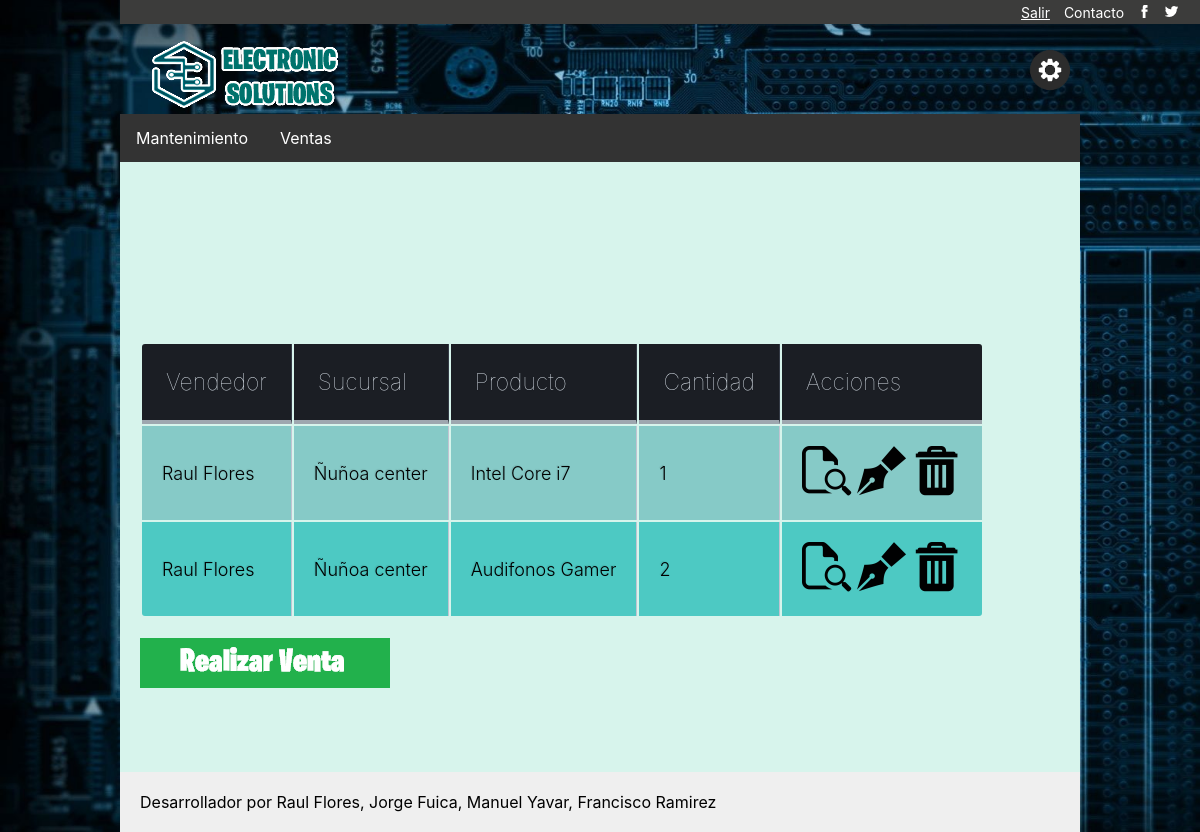
Screenshot of /ventas (signed in) with the database file from the repository.
### sistema/models.py (models this page shows, shortened)
class Venta(models.Model):
	codigo = models.AutoField(primary_key = True)
	vendedor = models.ForeignKey(Vendedor, on_delete = models.DO_NOTHING)
	sucursal = models.ForeignKey(Sucursal, on_delete = models.DO_NOTHING)
	fechaHora = models.DateTimeField(auto_now_add = True)
	producto = models.ForeignKey(Producto, on_delete = models.DO_NOTHING)
	cantidad = models.IntegerField()
	comentario = models.TextField(null = True)
	anulada = models.BooleanField(default = False)

class Vendedor(models.Model):
	codigo = models.AutoField(primary_key = True)
	usuario = models.OneToOneField(User, unique = True, on_delete = models.DO_NOTHING)
	run = models.CharField(unique = True, max_length = 10)
	nombres = models.CharField(max_length = 30)
	apPaterno = models.CharField(max_length = 20)
	apMaterno = models.CharField(max_length = 20)
	encargado = models.BooleanField(default = True)
	sucursal = models.ForeignKey(Sucursal, on_delete = models.DO_NOTHING)

class Sucursal(models.Model):
	codigo = models.AutoField(primary_key = True)
	nombre = models.CharField(max_length = 30)
	direccion = models.CharField(max_length = 50)
	ciudad = models.CharField(max_length = 30)
	comuna = models.CharField(max_length = 30)
	telefono = models.IntegerField()
	correo = models.EmailField()

class Producto(models.Model):
	codigo = models.AutoField(primary_key = True)
	nombre = models.CharField(max_length = 50)
	descripcion = models.TextField()
	precio = models.IntegerField()
	tipo = models.CharField(max_length = 20)
	foto = models.ImageField(upload_to = "productos", blank = True, null = True)

### sistema/views.py (the view)
# urls.py: url(r"^ventas$", views.modulo_ventas, name = "modulo_ventas"),
@login_required
def modulo_ventas(request):
	ventas = None
	vendedor = Vendedor.objects.get(usuario = request.user)
	if request.user.is_staff and vendedor.encargado:
		ventas = Venta.objects.all()
	else:
		ventas = Venta.objects.filter(vendedor = vendedor)
	return render(request, "ventas/inicio.html", { "titulo": "Módulo de ventas", "ventas": ventas })

### sistema/templates/ventas/inicio.html
{% extends "maqueta.html" %}
{% block content %}
{% load static %}
<link rel="stylesheet" type="text/css" href="{% static 'css/tablas.css' %}">
<div id="jsonresp" style="margin-top: 100px">
	<table id=lista>
		<tr class="titulos">
			<th>Vendedor</th>
			<th>Sucursal</th>
			<th>Producto</th>
			<th>Cantidad</th>
			<th>Acciones</th>
		</tr>
		{% for v in ventas %}
		<tr>
			<td>{{ v.vendedor.nombres }} {{ v.vendedor.apPaterno }}</td>
			<td>{{ v.sucursal.nombre }}</td>
			<td>{{ v.producto.nombre }}</td>
			<td>{{ v.cantidad }}</td>
			<td>
				<a href="{% url 'ver_venta' pk=v.codigo %}"><img src="{% static 'images/view.png' %}" width='50' height='50'></a>
				<a href="{% url 'actualizar_venta' pk=v.codigo %}"><img src="{% static 'images/pen.png' %}" width='50' height='50'></a>
				<a href="{% url 'anular_venta' pk=v.codigo %}"><img src="{% static 'images/trash.png' %}" width='50' height='50'></a>
			</td>
		</tr>
		{% endfor %}
	</table>
</div>
<br>
<a href="{% url 'registrar_venta' %}"><img src='{% static "images/RealizarVenta.png" %}'></a>
{% endblock %}

### sistema/static/css/styles.css (style rules this page uses)
* { margin: 0px; padding: 0px; box-sizing: border-box; font-family: "SF Pro Display", "Calibri", "Arial"; }
body { background-image: url("./background.jpg"); background-size: cover; }

### sistema/static/css/gestion.css (style rules this page uses)
body { margin: auto; width: 80%; height: 100%; }

### sistema/static/css/tablas.css (style rules this page uses)
th { color:#D5DDE5; background:#1b1e24; border-bottom:4px solid #9ea7af; border-right: 1px solid #343a45; font-size:23px; font-weight: 100; padding:24px; text-align:left; text-shadow: 0 1px 1px rgba(0, 0, 0, 0.1); vertical-align:middle; }
th:first-child { border-top-left-radius:3px; }
th:last-child { border-top-right-radius:3px; border-right:none; }
tr { border-top: 1px solid #C1C3D1; border-bottom-: 1px solid #C1C3D1; color:black; font-size:16px; font-weight:normal; text-shadow: 0 1px 1px rgba(256, 256, 256, 0.1); }
tr:first-child { border-top:none; }
tr:last-child { border-bottom:none; }
tr:nth-child(odd) td { background:#4DC9C3; }
tr:last-child td:first-child { border-bottom-left-radius:3px; }
tr:last-child td:last-child { border-bottom-right-radius:3px; }
td { background:rgb(134, 202, 199); padding:20px; text-align:left; vertical-align:middle; font-weight:300; font-size:18px; text-shadow: -1px -1px 1px rgba(0, 0, 0, 0.1); border-right: 1px solid #C1C3D1; }
td:last-child { border-right: 0px; }

### rows the page displays
Venta: vendedor.nombres "Raul", vendedor.apPaterno "Flores", sucursal.nombre "Ñuñoa center", producto.nombre "Intel Core i7", cantidad "1"
Venta: vendedor.nombres "Raul", vendedor.apPaterno "Flores", sucursal.nombre "Ñuñoa center", producto.nombre "Audifonos Gamer", cantidad "2"
